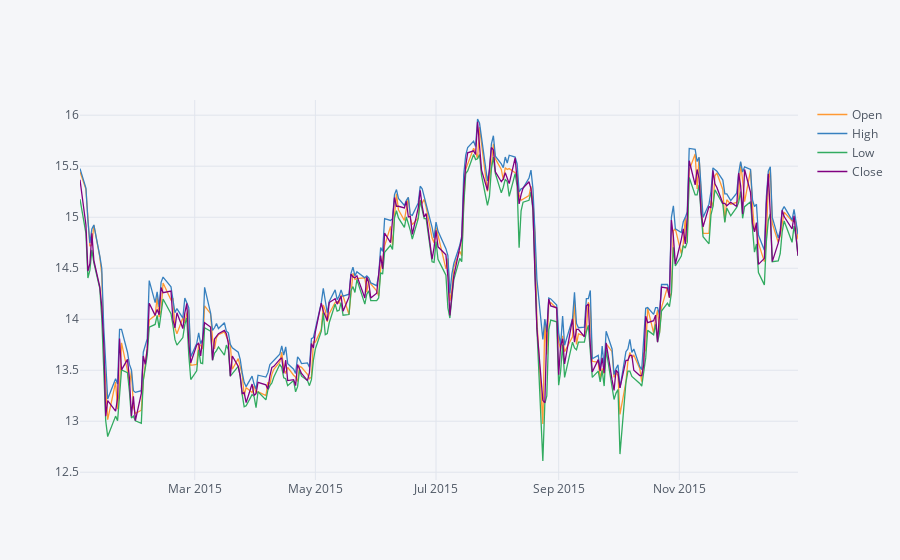

The code cell stored with this chart in its notebook:
### Code cell
BAC[['Open','High','Low','Close']].loc['2015-01-01':'2016-01-31'].iplot(kind='line')

### Figure 1 — Plotly figure (JSON) as saved in the notebook; plotly's stock layout.template omitted (floating-point values rounded to 4 significant figures; data arrays with more than 128 entries replaced by an {"elided": "..."} marker saying what was removed)
{"data": [{"line": {"color": "rgba(255, 153, 51, 1.0)", "dash": "solid", "shape": "linear", "width": 1.3}, "mode": "lines", "name": "Open", "text": "", "type": "scatter", "x": {"elided": "252 str values"}, "y": {"elided": "252 float values"}}, {"line": {"color": "rgba(55, 128, 191, 1.0)", "dash": "solid", "shape": "linear", "width": 1.3}, "mode": "lines", "name": "High", "text": "", "type": "scatter", "x": {"elided": "252 str values"}, "y": {"elided": "252 float values"}}, {"line": {"color": "rgba(50, 171, 96, 1.0)", "dash": "solid", "shape": "linear", "width": 1.3}, "mode": "lines", "name": "Low", "text": "", "type": "scatter", "x": {"elided": "252 str values"}, "y": {"elided": "252 float values"}}, {"line": {"color": "rgba(128, 0, 128, 1.0)", "dash": "solid", "shape": "linear", "width": 1.3}, "mode": "lines", "name": "Close", "text": "", "type": "scatter", "x": {"elided": "252 str values"}, "y": {"elided": "252 float values"}}], "layout": {"legend": {"bgcolor": "#F5F6F9", "font": {"color": "#4D5663"}}, "paper_bgcolor": "#F5F6F9", "plot_bgcolor": "#F5F6F9", "title": {"font": {"color": "#4D5663"}}, "xaxis": {"gridcolor": "#E1E5ED", "showgrid": true, "tickfont": {"color": "#4D5663"}, "title": {"font": {"color": "#4D5663"}, "text": ""}, "zerolinecolor": "#E1E5ED"}, "yaxis": {"gridcolor": "#E1E5ED", "showgrid": true, "tickfont": {"color": "#4D5663"}, "title": {"font": {"color": "#4D5663"}, "text": ""}, "zerolinecolor": "#E1E5ED"}}}
